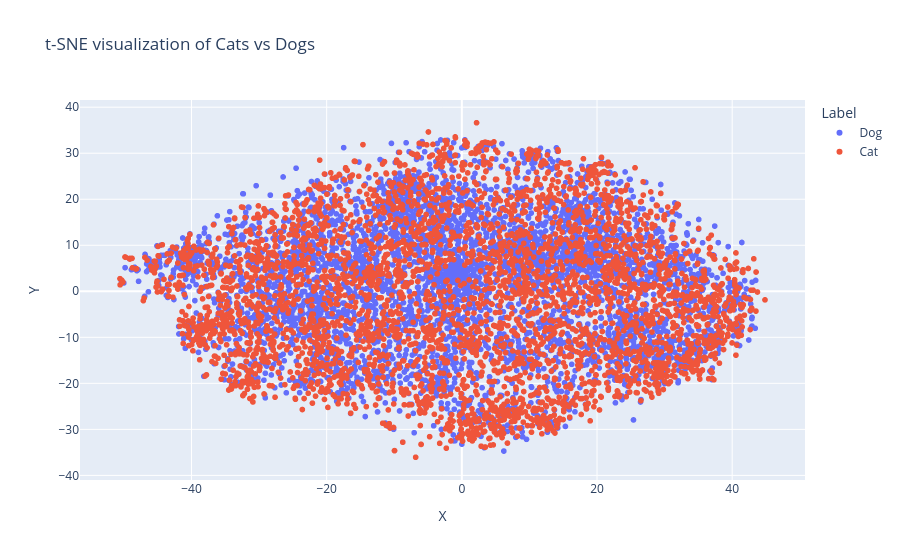

The notebook cell this image was saved under:
### Code cell
def plot_tsne_data(tsne_data, labels, title):
    df_tsne = pd.DataFrame()
    df_tsne['X'] = tsne_data[:, 0]
    df_tsne['Y'] = tsne_data[:, 1]
    df_tsne['Label'] = labels
    df_tsne['Label'] = df_tsne['Label'].map({0: 'Cat', 1: 'Dog'})
    
    fig = px.scatter(df_tsne, x='X', y='Y', color='Label', title=title)
    fig.show()

plot_tsne_data(images_tsne, labels, 't-SNE visualization of Cats vs Dogs')

### Figure 1 — Plotly figure (JSON) as saved in the notebook; plotly's stock layout.template omitted (floating-point values rounded to 4 significant figures; data arrays with more than 128 entries replaced by an {"elided": "..."} marker saying what was removed)
{"data": [{"hovertemplate": "Label=Dog<br>X=%{x}<br>Y=%{y}<extra></extra>", "legendgroup": "Dog", "marker": {"color": "#636efa", "symbol": "circle"}, "mode": "markers", "name": "Dog", "showlegend": true, "type": "scattergl", "x": {"elided": "4016 float values"}, "xaxis": "x", "y": {"elided": "4016 float values"}, "yaxis": "y"}, {"hovertemplate": "Label=Cat<br>X=%{x}<br>Y=%{y}<extra></extra>", "legendgroup": "Cat", "marker": {"color": "#EF553B", "symbol": "circle"}, "mode": "markers", "name": "Cat", "showlegend": true, "type": "scattergl", "x": {"elided": "3984 float values"}, "xaxis": "x", "y": {"elided": "3984 float values"}, "yaxis": "y"}], "layout": {"legend": {"title": {"text": "Label"}, "tracegroupgap": 0}, "title": {"text": "t-SNE visualization of Cats vs Dogs"}, "xaxis": {"anchor": "y", "domain": [0, 1], "title": {"text": "X"}}, "yaxis": {"anchor": "x", "domain": [0, 1], "title": {"text": "Y"}}}}
